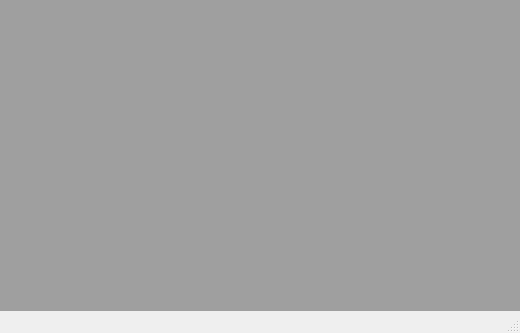
<?xml version="1.0" encoding="UTF-8"?>
<ui version="4.0">
 <class>MainWindow</class>
 <widget class="QMainWindow" name="MainWindow">
  <property name="geometry">
   <rect>
    <x>0</x>
    <y>0</y>
    <width>520</width>
    <height>333</height>
   </rect>
  </property>
  <property name="windowTitle">
   <string>MainWindow</string>
  </property>
  <widget class="QWidget" name="centralWidget">
   <layout class="QHBoxLayout" name="horizontalLayout" stretch="1">
    <property name="spacing">
     <number>0</number>
    </property>
    <property name="leftMargin">
     <number>0</number>
    </property>
    <property name="topMargin">
     <number>0</number>
    </property>
    <property name="rightMargin">
     <number>0</number>
    </property>
    <property name="bottomMargin">
     <number>0</number>
    </property>
    <item>
     <widget class="QMdiArea" name="mdiArea"/>
    </item>
   </layout>
  </widget>
  <widget class="QStatusBar" name="statusBar"/>
 </widget>
 <layoutdefault spacing="6" margin="11"/>
 <resources/>
 <connections/>
</ui>
